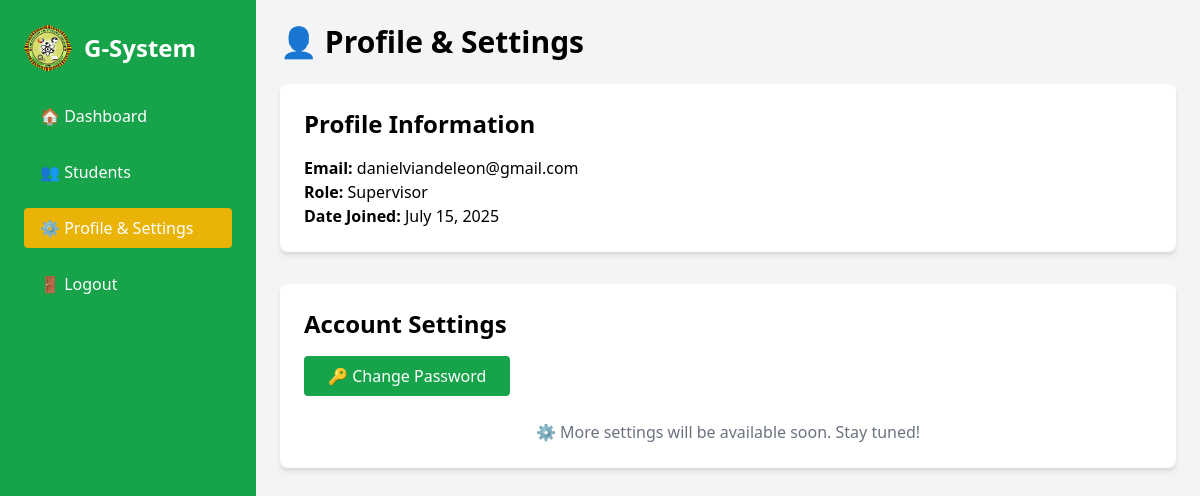
/supervisor/profile/ (signed in), run on the app's committed database.
### attendance/models.py (models this page shows, shortened)
class CustomUser(AbstractUser):
    ROLE_CHOICES = (
        ('supervisor', 'Supervisor'),
        ('student', 'Student'),
    )
    username = None  # <--- THIS REMOVES THE USERNAME FIELD
    email = models.EmailField(_('email address'), unique=True)
    role = models.CharField(max_length=20, choices=ROLE_CHOICES)
    student_id = models.CharField(max_length=20, unique=True, null=True, blank=True)  # Student ID field
    middle_initial = models.CharField(max_length=1, blank=True, null=True)
    gender = models.CharField(max_length=10, choices=[('male', 'Male'), ('female', 'Female')], blank=True, null=True)
    date_of_birth = models.DateField(blank=True, null=True)
    must_change_password = models.BooleanField(default=True)
    USERNAME_FIELD = 'email'
    REQUIRED_FIELDS = []
    objects = CustomUserManager()

### attendance/views.py (the view)
# urls.py: path('supervisor/profile/', views.supervisor_profile, name='supervisor_profile'),
@login_required
def supervisor_profile(request):
    return render(request, 'Supervisor/profile.html')

### attendance/templates/Supervisor/profile.html (shortened to what this page needs)
{% load static %}
<!DOCTYPE html>
<html lang="en">
<head>
  <script src="https://cdn.tailwindcss.com"></script>
</head>
<body class="bg-gray-100">
<div class="flex h-screen overflow-hidden">
    <aside id="sidebar" class="fixed lg:relative z-40 lg:z-auto top-0 left-0 w-64 h-full bg-green-600 text-white p-6 transform -translate-x-full lg:translate-x-0 transition-transform duration-300 ease-in-out">
        <div class="flex items-center space-x-3 mb-6">
        <img src="{% static 'assets/fepclogo.png' %}" alt="Logo" class="w-12 h-12 rounded-full">
        <h2 class="text-2xl font-bold">G-System</h2>
        </div>
        <ul class="space-y-4">
            <li><a href="{% url 'supervisor_dashboard' %}" class="block py-2 px-4 rounded hover:bg-yellow-500">🏠 Dashboard</a></li>
            <li><a href="{% url 'student_masterlist' %}" class="block py-2 px-4 rounded hover:bg-yellow-500">👥 Students</a></li>
            <li><a href="{% url 'supervisor_profile' %}" class="block py-2 px-4 rounded bg-yellow-500">⚙️ Profile & Settings</a></li>
            <li><button onclick="openLogoutModal()" class="w-full text-left py-2 px-4 rounded hover:bg-red-600">🚪 Logout</button></li>
        </ul>
    </aside>
    <main class="p-6 overflow-y-auto flex-1">
      <h1 class="text-3xl font-bold mb-6">👤 Profile & Settings</h1>
      <div class="bg-white p-6 rounded-lg shadow-md mb-8">
        <h2 class="text-2xl font-semibold mb-4">Profile Information</h2>
        <p><strong>Email:</strong> {{ user.email }}</p>
        <p><strong>Role:</strong> {{ user.role|capfirst }}</p>
        <p><strong>Date Joined:</strong> {{ user.date_joined|date:"F j, Y" }}</p>
      </div>
      <div class="bg-white p-6 rounded-lg shadow-md mb-8">
        <h2 class="text-2xl font-semibold mb-4">Account Settings</h2>
        <div class="mb-6">
          <button onclick="openChangePasswordModal()" class="bg-green-600 text-white px-6 py-2 rounded hover:bg-yellow-500 w-full sm:w-auto">
            🔑 Change Password
          </button>
        </div>
        <div class="mt-6 text-gray-500 text-center">
          ⚙️ More settings will be available soon. Stay tuned!
        </div>
      </div>
    </main>
  </div>
</body>
</html>

### data on the page
CustomUser: email "danielviandeleon@gmail.com", role "Supervisor", date_joined "July 15, 2025"
